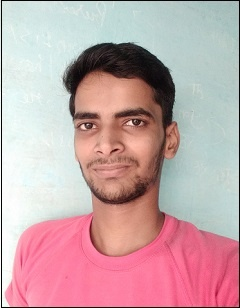
#> input picture opencv/img/img1.jpg, 240 x 308 px
$ python binary_to_draw.py
#> lines starting #> are read from the running program, lines starting #| are printed output that depends on the picture; after the words box and inside, x2 and y2 are one past the last pixel; in counts of white or black regions, pixels touching at a corner belong together
import cv2
import numpy as np
img  = cv2.imread("img/img1.jpg")
#> img is the input picture: shape (308, 240, 3); mean B, G, R 169.1, 166.2, 197.8
draw_img= np.zeros((308,240),dtype=np.uint8)
cv2.rectangle(draw_img,(35,35),(200,200),(255,255,255),2)
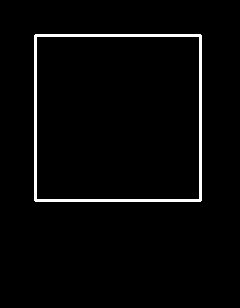
#> draw_img: shape (308, 240); 2.7% white; 1 white region


def draw_on_image(image, binary_image):
    contours,h= cv2.findContours(binary_image,cv2.RETR_TREE,cv2.CHAIN_APPROX_NONE)
#> contours = 2 contours; box (x1, y1, x2, y2) and area: (34, 34, 202, 202) 27887, (36, 36, 200, 200) 26567; h = [[-1, -1, 1, -1], [-1, -1, -1, 0]]
    cv2.fillPoly(image,contours,(255,0,0))
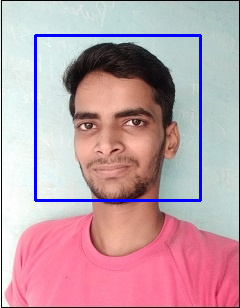
#> image: shape (308, 240, 3); mean B, G, R 170.5, 160.7, 192.5
    image= cv2.drawContours(image, contours,-1, (255,0,0))
    return image

img= draw_on_image(img,draw_img)
cv2.imshow("frame",img)

cv2.waitKey(0)
cv2.destroyAllWindows()
